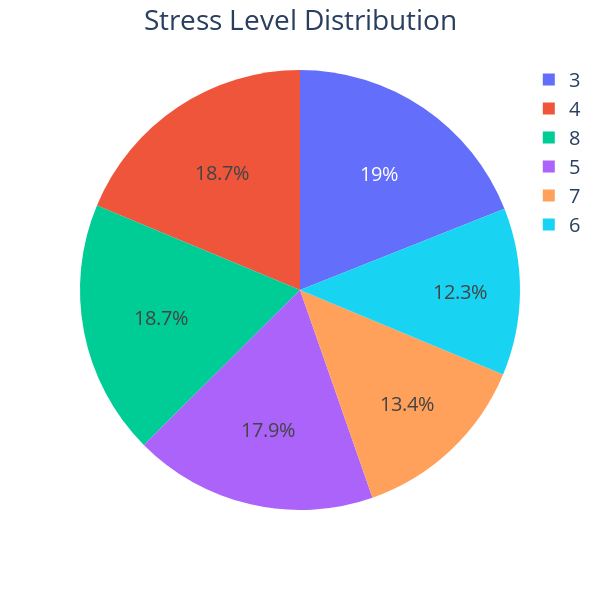

The cell this chart's notebook holds for it:
### Code cell
plot_stress_pie(sleep_stress)

### Figure 1 — Plotly figure (JSON) as saved in the notebook; plotly's stock layout.template omitted (floating-point values rounded to 4 significant figures)
{"data": [{"domain": {"x": [0, 1], "y": [0, 1]}, "hovertemplate": "label=%{label}<br>value=%{value}<extra></extra>", "labels": [3, 4, 5, 6, 7, 8], "legendgroup": "", "name": "", "showlegend": true, "type": "pie", "values": [71, 70, 67, 46, 50, 70]}], "layout": {"autosize": false, "font": {"size": 20}, "height": 600, "legend": {"tracegroupgap": 0}, "margin": {"t": 60}, "title": {"text": "Stress Level Distribution", "x": 0.5}, "width": 600}}
